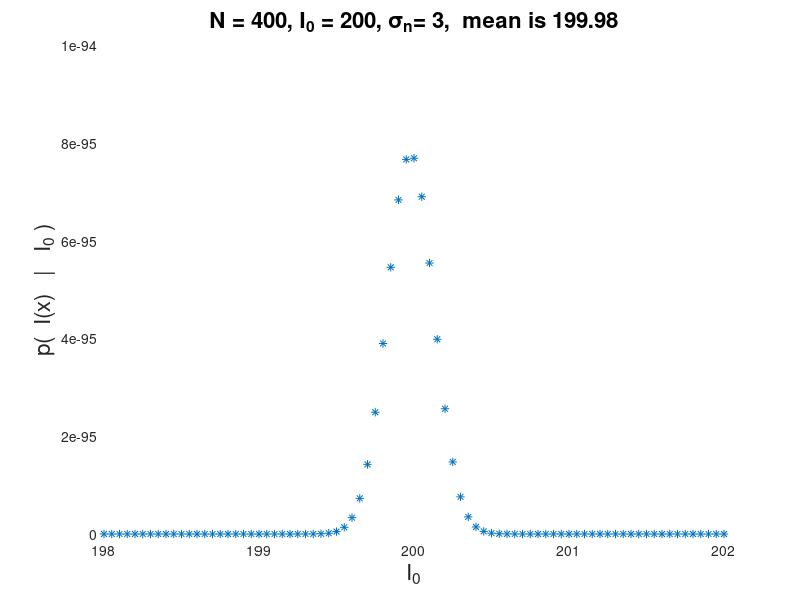

MATLAB code for this plot:
% Here is some very basic code that illustrates a likelihood function.
%
% Suppose we have N samples of an image I.  The samples are  
% an intensity I_0 + noise (Gaussian with mean 0 and variance sig*sig).
%
% You would like to estimate the likelihood of various values I_0.   
% For any hypothetical I_0,  you look at the difference 
% between the I(x) and the hypothetical I_0, and you
% consider the probability of obtaining those image value(s).

clear; close all

N = 400;            % number of pixels
I_0 = 200;             % actual I_0
sigNoise = 3;       % standard deviation of the noise

%  Compute the likelihoods for various hypothetical I_0 in a 
%  neighborhood (plus or minus 2) around the true value of I_0.
%  We want to choose the I_0 that maximizes the likelihood.

rangeOfI_0 = I_0 - 2 : 0.05 : I_0 + 2;
numberI_0s = length(rangeOfI_0);
logLikelihood = zeros(1, numberI_0s);

%  generate the random image which is I_0 plus Gaussian noise

I =  I_0 + sigNoise * randn(N,1);

%  Compute and plot the likelihoods.  
%  Rather than computing the product of the likelihoods for the different
%  noise values, I use the fact that e^a * e^b = e^(a+b) and I compute 
%  the sum of log likelihoods.   Here I am relying on the assumption
%  that the noise is Gaussian.
%  I also ignore constant factors  1/(sqrt(2 pi) sigNoise) since they
%  don't depend on the actual noise values.

for j = 1:numberI_0s
   err = I - rangeOfI_0(j);   % these are the noise values, for each model I_0
   
%  product of likelihoods can be computed by taking sum of log likelihoods i.e.  e.g.  sum of  
   logLikelihood(j) =  sum( - (err .* err)/(2*sigNoise*sigNoise)  ) ;
end

%plot(rangeOfI_0, logLikelihood,'-*');
plot(rangeOfI_0, exp(logLikelihood),'-*');
xlabel('I_0','fontsize',16);
ylabel('p(  I(x)   |   I_0 )','fontsize',16)
title([ 'N = ' num2str(N) ...
       ', I_0 = ' num2str(I_0) ...
    ', \sigma_n= ' num2str(sigNoise), ',  mean is ',  num2str(mean(I),5)  ],'fontsize',16)
 